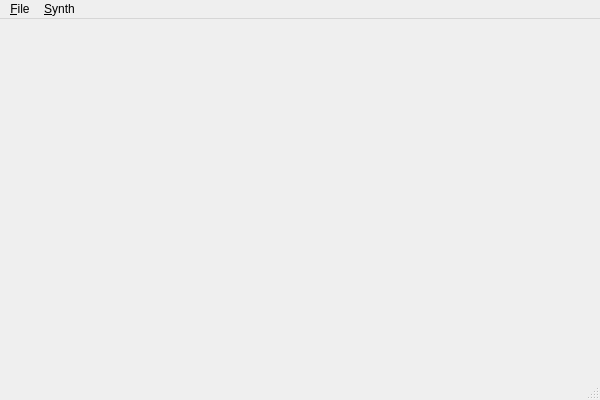
<?xml version="1.0" encoding="UTF-8"?>
<ui version="4.0">
 <class>MainWindow</class>
 <widget class="QMainWindow" name="MainWindow">
  <property name="geometry">
   <rect>
    <x>0</x>
    <y>0</y>
    <width>600</width>
    <height>400</height>
   </rect>
  </property>
  <property name="windowTitle">
   <string>MainWindow</string>
  </property>
  <widget class="QWidget" name="centralWidget"/>
  <widget class="QMenuBar" name="menuBar">
   <property name="geometry">
    <rect>
     <x>0</x>
     <y>0</y>
     <width>600</width>
     <height>23</height>
    </rect>
   </property>
   <widget class="QMenu" name="menuFile">
    <property name="title">
     <string>&amp;File</string>
    </property>
    <addaction name="actionQuit"/>
   </widget>
   <widget class="QMenu" name="menuSynth">
    <property name="title">
     <string>&amp;Synth</string>
    </property>
    <addaction name="actionSavePreset"/>
    <addaction name="actionLoadPreset"/>
    <addaction name="separator"/>
    <addaction name="actionMIDILearn"/>
   </widget>
   <addaction name="menuFile"/>
   <addaction name="menuSynth"/>
  </widget>
  <widget class="QStatusBar" name="statusBar"/>
  <action name="actionQuit">
   <property name="text">
    <string>&amp;Quit</string>
   </property>
   <property name="shortcut">
    <string>Ctrl+Q</string>
   </property>
  </action>
  <action name="actionSavePreset">
   <property name="text">
    <string>&amp;Save preset...</string>
   </property>
  </action>
  <action name="actionLoadPreset">
   <property name="text">
    <string>&amp;Load preset...</string>
   </property>
  </action>
  <action name="actionMIDILearn">
   <property name="text">
    <string>&amp;MIDI Learn</string>
   </property>
   <property name="shortcut">
    <string>F1</string>
   </property>
  </action>
 </widget>
 <layoutdefault spacing="6" margin="11"/>
 <resources/>
 <connections>
  <connection>
   <sender>actionQuit</sender>
   <signal>triggered()</signal>
   <receiver>MainWindow</receiver>
   <slot>close()</slot>
   <hints>
    <hint type="sourcelabel">
     <x>-1</x>
     <y>-1</y>
    </hint>
    <hint type="destinationlabel">
     <x>299</x>
     <y>199</y>
    </hint>
   </hints>
  </connection>
 </connections>
</ui>
